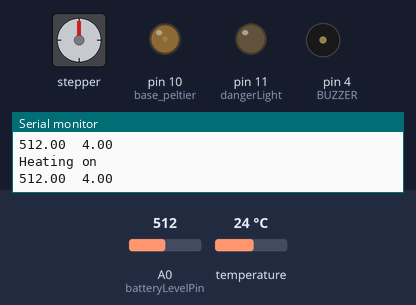
Bench run of a sketch on a simulated Arduino Uno, built with avr-gcc and run on an emulated ATmega328P. Shown: stepper motor, output pins drawn as LEDs (lit = HIGH), buzzer (waves = sounding), the last lines printed to the serial monitor. Wiring (inferred from the names in the program): stepper motor (2048 steps per turn assumed): coils pin 4, pin 5, pin 6, pin 7. The inputs (shaded band) are chosen by the test bench; at power-on: A0 (batteryLevelPin) = 512, temperature 24 °C. Pins used as bus, display or sensor lines are not drawn.

Above: at 10.8 s.
10.9 s: A0 (batteryLevelPin) set to 138
16.9 s: A0 (batteryLevelPin) set to 121
At 22.3 s:
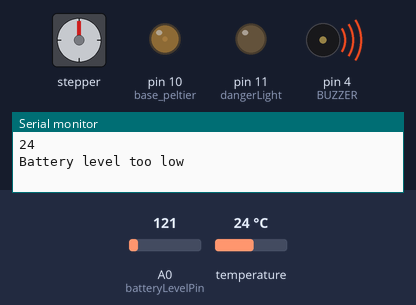
Timing chart, 0 to 26.3 s (numbered marks = the images above; inputs shaded):
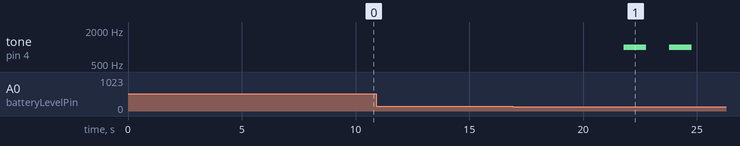

The sketch:

together.ino
```cpp
// Temp Libraries
#include <OneWire.h>
#include <DallasTemperature.h>


// Peltier
int base_peltier = 10;


// Voltage Divider for battery
int batteryLevelPin = A0;


// Power indicator pins
int BUZZER = 4;

int rLed = 5;
int gLed = 6;
int bLed = 7;

// Danger light
int dangerLight = 11;


#define ONE_WIRE_BUS 2

OneWire oneWire(ONE_WIRE_BUS);

DallasTemperature sensors(&oneWire);


int startTime;
int currentTime;


void setup() {
  Serial.begin(115200);

  pinMode(base_peltier, OUTPUT);

  pinMode(batteryLevelPin, INPUT);

  pinMode(BUZZER, OUTPUT);

  pinMode(rLed, OUTPUT);
  pinMode(gLed, OUTPUT);
  pinMode(bLed, OUTPUT);

  pinMode(dangerLight, OUTPUT);

  // Temp
  sensors.begin();

  // Device on
  PowerSwitchOnI();
  PowerSwitchOffI();
  delay(5000);

  Serial.println("On");
  Heating();
  HeatOnI();
  Serial.println("Heating on");

  startTime = millis();
}


void Heating() {
  int battery = BatteryLevel();
  // battery = map(battery, 6, 8, 15, 8);
  // analogWrite(base_peltier, battery);
  analogWrite(base_peltier, 20);
  delay(500);
}


float BatteryLevel() {
  float level = analogRead(batteryLevelPin);
  // float realLevel = map(level, 0, 1023, 0, 8);
  float realLevel = level * (5.0/1023) * 1.6;

  Serial.print(level); Serial.print("\t");
  Serial.println (realLevel);
  delay(1000);

  return realLevel;
}


float TempCheck() {
  // Call sensors.requestTemperatures() to issue a global temperature and Requests to all devices on the bus
  sensors.requestTemperatures();

  Serial.print("Celsius temperature: ");
  // Why "byIndex"? You can have more than one IC on the same bus. 0 refers to the first IC on the wire
  Serial.print(sensors.getTempCByIndex(0));
  Serial.print(" - Fahrenheit temperature: ");
  Serial.println(sensors.getTempFByIndex(0));
  delay(1000);

  return sensors.getTempCByIndex(0);
}


// Power indicators
void PowerSwitchOnI() { // Light indication after device comes on
  digitalWrite(rLed, HIGH);
  digitalWrite(gLed, HIGH);
  digitalWrite(bLed, HIGH);
  delay(2000);
}

void PowerSwitchOffI() {  // Light indication to move to heating mode
  digitalWrite(rLed, LOW);
  analogWrite(gLed, LOW);
  digitalWrite(bLed, LOW);
  delay(1000);
}

/* Heating on */
// Heating mode indicators
void HeatOnI() {  // Light to show that heating coil is actively on
  digitalWrite(rLed, LOW);
  digitalWrite(gLed, HIGH);
  digitalWrite(bLed, LOW);
  delay(100);
}


void Ready() {  // Light to show that heating coil is actively on
  digitalWrite(rLed, LOW);
  digitalWrite(gLed, LOW);
  digitalWrite(bLed, HIGH);
  delay(100);
}


void BatteryLight() {
  digitalWrite(rLed, HIGH);
  digitalWrite(gLed, HIGH);
  digitalWrite(bLed, LOW);
  delay(1000);
}


// Buzzer function
void BuzzerOn(int frequency, int timer, int num, bool urgent) {  // Audio alarm for all functions
  for (int i = num; i > 0; i--) {
    tone(BUZZER, frequency);
    delay(timer);
    noTone(BUZZER);
    delay(timer);
    Serial.println("Buzzer function");
  }
}

void loop() {
  // put your main code here, to run repeatedly:

  int batteryValue = BatteryLevel();
  int temp = TempCheck();

  currentTime = millis();

  Serial.println(temp);
  if (temp >= 35) Ready();
  //Serial.println("Heat attained");

  if (batteryValue < 1) {
    Serial.println("Battery level too low");
    BatteryLight();
    BuzzerOn(1000, 1000, 2, false);
  }

  if (currentTime - startTime >= 60000) {
    while (temp > 38.5 || temp < 37) {
      Serial.println("Temp Danger");
      BuzzerOn(1500, 500, 1, true);
      digitalWrite(dangerLight, HIGH);
      delay(500);
      digitalWrite(dangerLight, LOW);
      delay(500);
    }
  }
}
```

Measured:
- the behaviour switches between 128 and 127 on A0 (batteryLevelPin) (found by bisection; images 0 and 1)
- after the input at 16.9 s, tone on pin 4 (BUZZER): alternates 1000 Hz for 1.0 s and silent for 1.0 s, 4 changes in all, then stays silent, starting after 4.9 s
